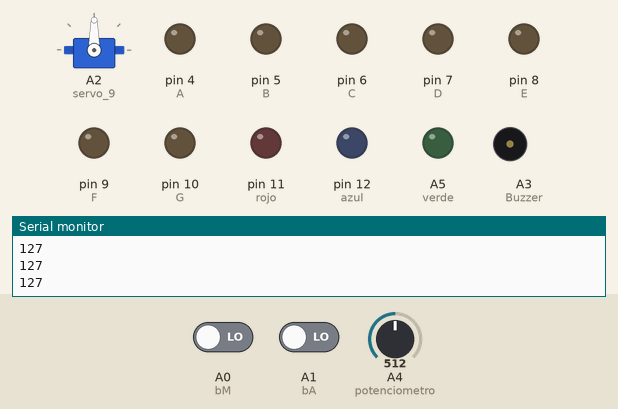
The sketch below on a simulated Arduino Uno, built with avr-gcc and run on an emulated ATmega328P. On the bench: servo, output pins drawn as LEDs (lit = HIGH), buzzer (waves = sounding, pin HIGH), the last lines printed to the serial monitor. The inputs (shaded band) are chosen by the test bench; at power-on: A4 (potenciometro) = 512, A0 (bM) LOW, A1 (bA) LOW.

Above: at 1.2 s.
1.3 s: A4 (potenciometro) set to 521
At 2.5 s:
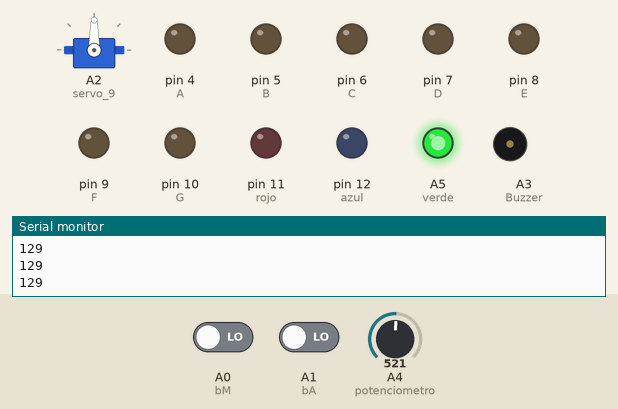
2.8 s: A4 (potenciometro) set to 511
At 3.5 s:
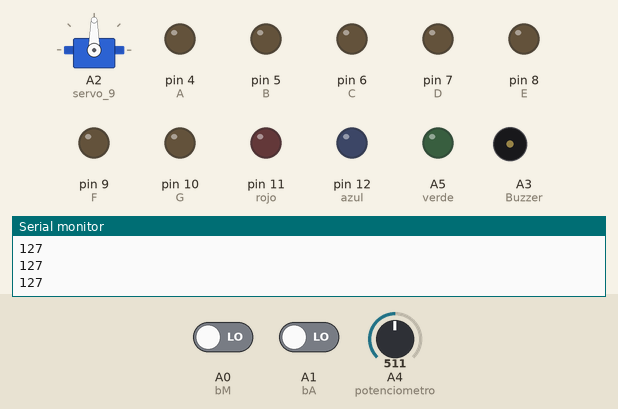
4.3 s: A4 (potenciometro) set to 716
At 5.4 s:
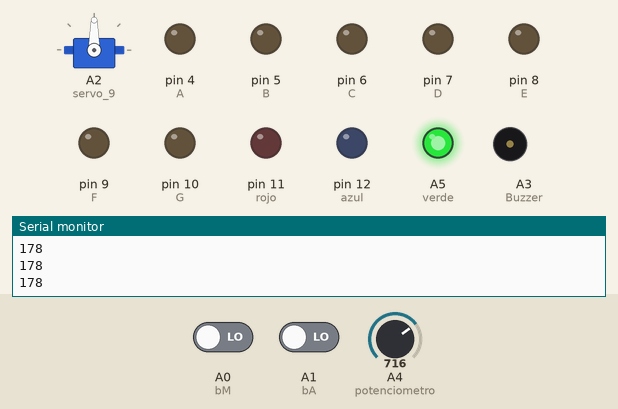
Timing chart, 0 to 7.3 s (numbered marks = the images above; inputs shaded):
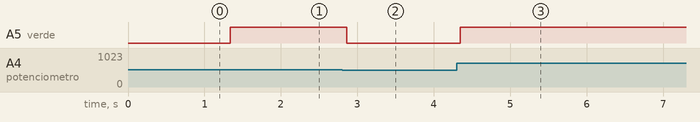

Measured:
- the behaviour switches between 513 and 514 on A4 (potenciometro) (found by bisection; images 0 and 1)
- after the input at 1.3 s, A5 (verde): LOW → HIGH at once
- after the input at 2.8 s, A5 (verde): HIGH → LOW after 0.06 s
- after the input at 4.3 s, A5 (verde): LOW → HIGH after 0.05 s

The sketch:

verde_prueba.ino
```cpp
// C++ code


#include <Servo.h>

int pos = 0;
int potenciometro = A4;
int bM = A0;
int bA = A1;
int A = 4;
int B = 5;
int C = 6;
int D = 7;
int E = 8;
int F = 9;
int G = 10;
int rojo = 11;
int azul = 12;
int verde = A5;
int Buzzer = A3;
int Estado = 0, BAS, BMS, fc, pot, temp,VER;
int ultimoEstadoBoton = LOW;
Servo servo_9;

void setup(){
  servo_9.attach(A2);
  Serial.begin(9600);

//PinMode para entradas y salidas.
  pinMode(bM, INPUT);
  pinMode(bA, INPUT);
  pinMode(potenciometro, INPUT);
  pinMode(A, OUTPUT);
  pinMode(B, OUTPUT);
  pinMode(C, OUTPUT);
  pinMode(D, OUTPUT);
  pinMode(E, OUTPUT);
  pinMode(F, OUTPUT);
  pinMode(G, OUTPUT);
  pinMode(rojo, OUTPUT);
  pinMode(azul, OUTPUT);
  pinMode(verde, OUTPUT);
  pinMode(Buzzer, OUTPUT);

}

void loop()
{
  pot = analogRead(potenciometro);
  int angulo = map(pot, 0, 1023, 0, 180);
  int BM = digitalRead(bM);
  delay(15);
  if(BM == HIGH){
    BMS = 1;
  }
  if(BMS == 1 && BM == LOW){
    if(Estado == 2){
    	Estado = 0;
    }else{
    	Estado ++;
    }
    BMS = 0;
  }

  int BA = digitalRead(bA);
  delay(15);
  if(BA == HIGH){
    BAS = 1;

  }
  if(BAS == 1 && BA == LOW){
    if(Estado == 2){
    	digitalWrite(Buzzer, LOW);
    }
    BAS = 0;
  }
  VER = map(pot, 0, 1023, 0, 255);
  analogWrite(verde, VER);
  Serial.println(VER);
  /*switch(Estado){
  	case 0:

    	mostrarCero();
    	servo_9.write(0);
    	digitalWrite(rojo, LOW);
    	digitalWrite(azul, LOW);
    	digitalWrite(verde, LOW);
    	break;
  	case 1:
    	mostrarUno();
    	servo_9.write(angulo);
    	fc = map(pot, 0, 1023, 0, 200);
    	frecuenciaC(fc);
    	break;
  	case 2:
    	mostrarDos();
    	servo_9.write(180);
    	temp = map(pot, 0, 1023, 15, 40);
        if(temp < 35){
        	digitalWrite(rojo, HIGH);
            digitalWrite(azul, HIGH);
            digitalWrite(verde, LOW);
        }else if(35 <= temp && temp < 37){
        	digitalWrite(rojo, LOW);
            digitalWrite(azul, HIGH);
            digitalWrite(verde, HIGH);
        }else if(37 <= temp && temp < 38){
        	digitalWrite(rojo, HIGH);
            digitalWrite(azul, LOW);
            digitalWrite(verde, HIGH);
        }else if(38 <= temp && temp <= 39){
        	digitalWrite(rojo, LOW);
            digitalWrite(azul, LOW);

          	Serial.println(VER);
        }else{
        	digitalWrite(rojo, HIGH);
            digitalWrite(azul, HIGH);
            digitalWrite(verde, HIGH);
        }
    	break;
  }*/
}

//Configuración Display
void mostrarCero() {
  digitalWrite(A, HIGH);
  digitalWrite(B, HIGH);
  digitalWrite(C, HIGH);
  digitalWrite(D, HIGH);
  digitalWrite(E, HIGH);
  digitalWrite(F, HIGH);
  digitalWrite(G, LOW);
}

void mostrarUno() {
  digitalWrite(A, LOW);
  digitalWrite(B, HIGH);
  digitalWrite(C, HIGH);
  digitalWrite(D, LOW);
  digitalWrite(E, LOW);
  digitalWrite(F, LOW);
  digitalWrite(G, LOW);
}

void mostrarDos() {
  digitalWrite(A, HIGH);
  digitalWrite(B, HIGH);
  digitalWrite(C, LOW);
  digitalWrite(D, HIGH);
  digitalWrite(E, HIGH);
  digitalWrite(F, LOW);
  digitalWrite(G, HIGH);
}


//Modo 1: Monitor de frecuencia cardíaca.
void frecuenciaC(int fC){
  if(fC < 60){
    digitalWrite(rojo, HIGH);
    digitalWrite(azul, LOW);
    digitalWrite(verde, HIGH);
  }else if(fC < 100 && fC >= 60){
    digitalWrite(verde, HIGH);
    digitalWrite(azul, LOW);
    digitalWrite(rojo, LOW);
  }else if(fC < 150 && fC >= 100){
    digitalWrite(rojo, HIGH);
    digitalWrite(azul, LOW);
    digitalWrite(verde, LOW);
  }else{
    delay(100);
    digitalWrite(rojo, LOW);
    delay(100);
    digitalWrite(rojo, HIGH);
    digitalWrite(azul, LOW);
    digitalWrite(verde, LOW);
  }
}

//Modo 2: Monitor de temperatura corporal
```
